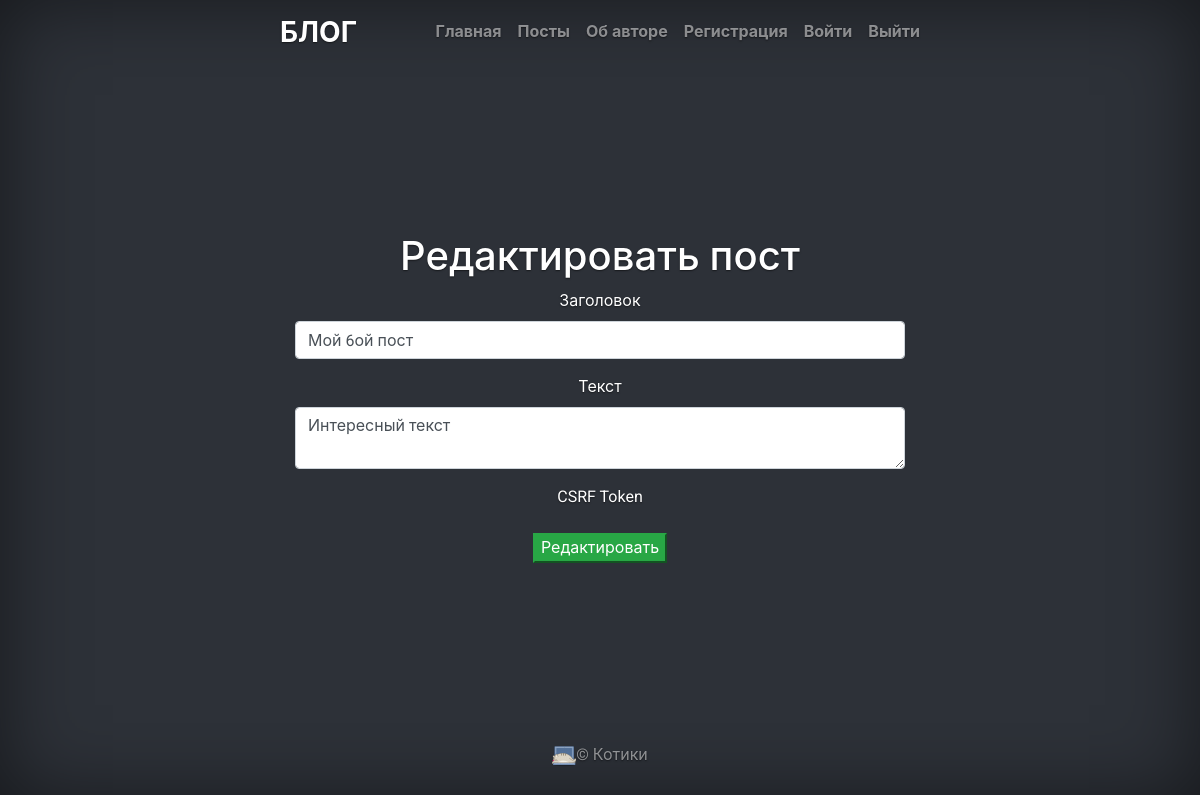
The app's page /posts/Мой-6ой-пост/edit/, older data.
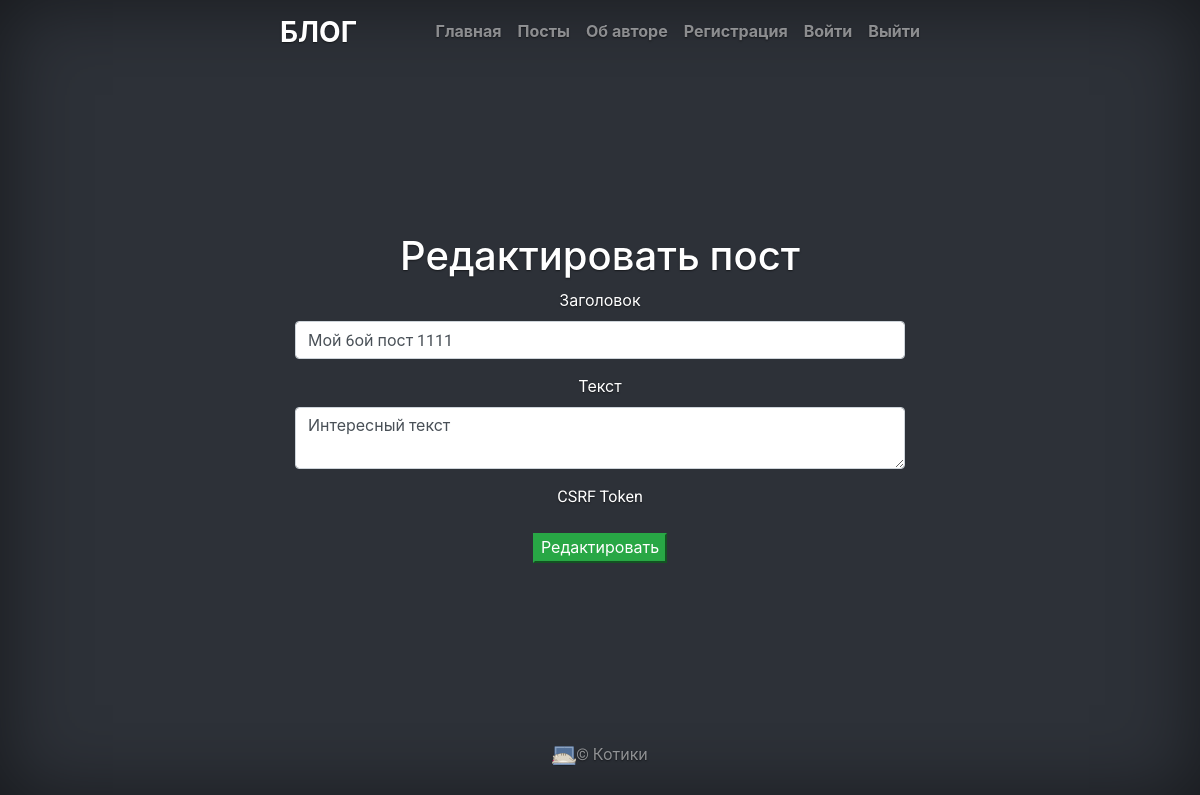
The same page, newer data.
### app/models.py (models this page shows, shortened)
class Post(db.Model):
    id = db.Column(db.Integer, primary_key=True)
    title = db.Column(db.String(140))
    slug = db.Column(db.String(140), unique=True)
    body = db.Column(db.Text)
    created = db.Column(db.DateTime, default=datetime.now())
    tags = db.relationship('Tag', secondary=post_tags, backref=db.backref('posts', lazy='dynamic'))

### posts/blueprint.py (the view)
@posts.route('/<slug>/edit/', methods=['POST', 'GET'])
def edit_post(slug):
    post = Post.query.filter(Post.slug == slug).first()
    if request.method == 'POST':
        form = PostForm(formdata=request.form, obj=post)
        form.populate_obj(post)
        db.session.commit()
        return redirect(url_for('posts.post_detail', slug=post.slug))
    form = PostForm(obj=post)
    return render_template('posts/edit.html', post=post, form=form)

### posts/forms.py
class PostForm(FlaskForm):
    title = StringField('Заголовок')
    body = TextAreaField('Текст')

### posts/templates/posts/edit.html
{% extends "base.html" %}
    {% block content %}
        <div class="col-md-12">
        <h1> Редактировать пост</h1>
        <form action="{{ url_for('posts.edit_post', slug=post.slug) }}" method="POST">
            {% for field in form %}
                <div class="form-group">
                    {{ field.label(class='control-label') }}
                    {{ field(class='form-control') }}
                </div>
            {% endfor %}
            <button type="submit" class="btn-success">Редактировать</button>
        </form>
        </div>
    {% endblock %}

### app/templates/base.html (shortened to what this page needs)
<!doctype html>
<html lang="ru">
  <head>
    <link rel="stylesheet" href="https://stackpath.bootstrapcdn.com/bootstrap/4.1.3/css/bootstrap.min.css">
    <link href="{{ url_for('static', filename='css/cover.css') }}" rel="stylesheet" type="text/css">
  </head>
  <body class="text-center">
    <div class="cover-container d-flex w-100 h-100 p-3 mx-auto flex-column">
      <header class="masthead mb-auto">
        <div class="inner">
          <h3 class="masthead-brand"><strong>БЛОГ</strong></h3>
          <nav class="nav nav-masthead justify-content-center">
            <a class="nav-link {% if active1 %} active {% else %} {% endif %}" href="{{ url_for('index') }}">Главная</a>
            <a class="nav-link {% if active2 %} active {% else %} {% endif %}" href="{{ url_for('posts.index') }}">Посты</a>
            <a class="nav-link {% if active3 %} active {% else %} {% endif %}" href="/about">Об авторе</a>
            <a class="nav-link {% if active4 %} active {% else %} {% endif %}" href="/register">Регистрация</a>
            <a class="nav-link {% if active5 %} active {% else %} {% endif %}" href="/login">Войти</a>
            <a class="nav-link {% if active6 %} active {% else %} {% endif %}" href="{{ url_for('logout') }}">Выйти</a>
          </nav>
        </div>
      </header>
      <main clas="container">
        {% block content %}{% endblock %}
      </main>
      <footer class="mastfoot mt-auto">
        <div class="inner">
          <p><img src="{{ url_for('static', filename='img/cat-laptop-icon.png') }}">&copy; Котики </p>
        </div>
      </footer>
    </div>
  </body>
</html>

### app/static/css/cover.css (style rules this page uses)
a, a:focus, a:hover { color: #fff; }
html, body { height: 100%; background-color: rgb(45,49,56); }
body { font-family: 'Roboto', -apple-system, system-ui, BlinkMacSystemFont, "Segoe UI", Roboto, "Helvetica Neue", Arial, sans-serif; display: -ms-flexbox; display: flex; color: #fff; text-shadow: 0 .05rem .1rem rgba(0, 0, 0, .5); box-shadow: inset 0 0 5rem rgba(0, 0, 0, .5); }
.cover-container { max-width: 42em; }
.masthead { margin-bottom: 2rem; }
.masthead-brand { margin-bottom: 0; }
.nav-masthead .nav-link { padding: .25rem 0; font-weight: 700; color: rgba(255, 255, 255, .5); background-color: transparent; border-bottom: .25rem solid transparent; }
.nav-masthead .nav-link + .nav-link { margin-left: 1rem; }
@media (min-width: 48em) { .masthead-brand { float: left; } }
@media (min-width: 48em) { .nav-masthead { float: right; } }
.mastfoot { color: rgba(255, 255, 255, .5); }

Row changes from the older to the newer data that the page shows:
changed Post "Интересный текст": title "Мой 6ой пост" → "Мой 6ой пост 1111"
